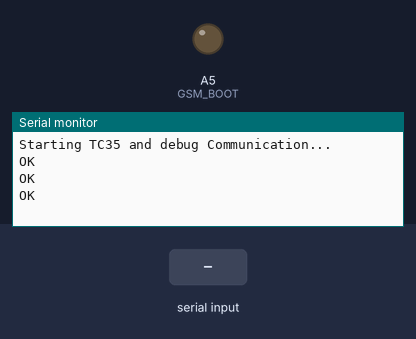
Bench run of a sketch on a simulated Arduino Uno, built with avr-gcc and run on an emulated ATmega328P. Parts: output pins drawn as LEDs (lit = HIGH), the last lines printed to the serial monitor. The inputs (shaded band) are chosen by the test bench. The modem accepts every AT command (registered, SIM ready, sends succeed) and sends nothing else.

Above: at 1.6 s.
1.7 s: "t" received over Serial
At 2.8 s:
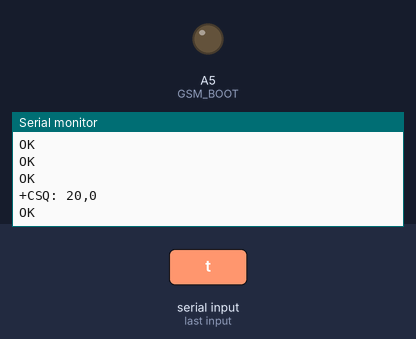
3.2 s: "t" received over the second serial link
At 4.2 s:
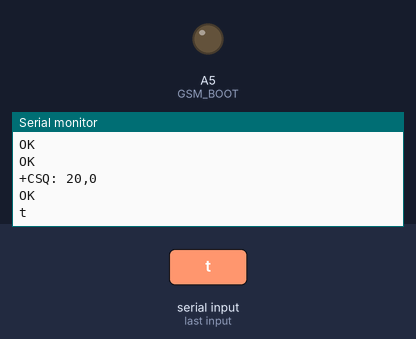
4.7 s: "s" received over Serial
At 6.9 s:
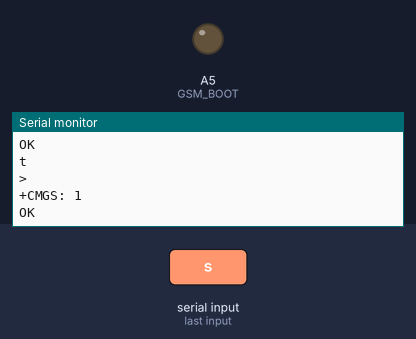
7.2 s: "p" received over the second serial link
At 8.4 s:
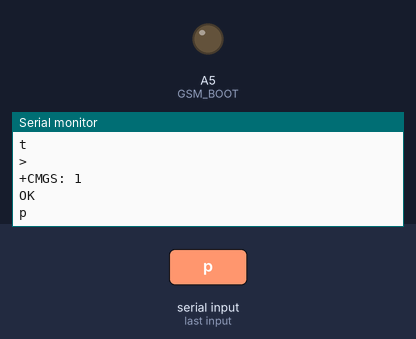
8.7 s: "g" received over the second serial link
At 9.6 s:
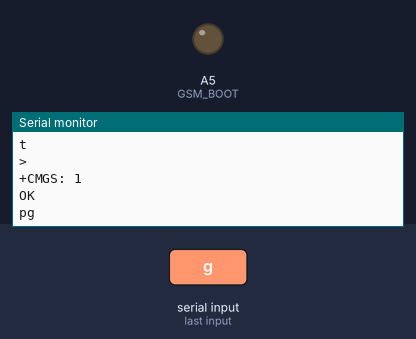

Measured:
- after the input at 1.7 s, the serial monitor: prints a new line at once (image 1)
- after the input at 3.2 s, the serial monitor: prints a new line at once (image 2)
- after the input at 4.7 s, the serial monitor: prints a new line after 1.0 s (image 3)
- after the input at 7.2 s, the serial monitor: prints a new line at once (image 4)
- after the input at 8.7 s, the serial monitor: prints a new line at once (image 5)

The sketch:

test_m590.ino
```cpp
#include <SoftwareSerial.h>

#define GSM_BOOT   A5

char gsm_char=0;
//word RING='RING';
//Stores character from the gsmSerial
//char arduino_char=0; //Stores character from the Serial

SoftwareSerial gsmSerial(3,4);  //Creates a software serial port. (rx,tx)
//int greenPin = 4;
//int yellowPin = 5;
//int incomnomber;

void setup()
{
  pinMode(GSM_BOOT, OUTPUT);
  digitalWrite(GSM_BOOT, LOW);
  delay(100);

  //Initialize serial ports for communication.
  Serial.begin(9600);
  gsmSerial.begin(9600);
  Serial.println("Starting TC35 and debug Communication...");
  gsmSerial.println("AT+CLIP=1");  //включаем АОН
 delay(100);
 gsmSerial.println("AT+CMGF=1");  //режим кодировки СМС - обычный (для англ.)
 delay(100);
 gsmSerial.println("AT+CSCS=\"GSM\"");  //режим кодировки текста
 delay(100);
}

void loop() {
  //If a character comes in from the cellular module...
  if(gsmSerial.available() > 0){
    gsm_char=gsmSerial.read();    //Store the char in gsm_char.
    Serial.print(gsm_char);  //Print it to debug serial
  }

  //Read serial input
  if(Serial.available() > 0){
    gsm_char=Serial.read();  //Store char in gsm_char (Not really from the gsm, just saving some memory)
    //Evaluate input.
    if(gsm_char=='t'){
      gsmSerial.print("AT+csq\r");  //Send test command
    }

    else if(gsm_char=='p'){
      gsmSerial.print("AT+CPIN=PINNUMBER\r");  //Enter pin, hardcoded
    } else if(gsm_char=='g'){
      gsmSerial.print("AT+CMGF=1\r"); //Set text mode.
    } else if(gsm_char=='s'){
      //Send sms!
      gsmSerial.print("AT+CMGS=+79026053421; \r"); //AT command to send SMS
      delay(500);
      gsmSerial.print("Hello"); //Print the message
      delay(500);
      // Отправляем Ctrl+Z, обозначая, что сообщение готово
    gsmSerial.println((char)26);
      //gsmSerial.print("\x1A"); //Send it ascii SUB
    }else if (gsm_char=='o'){
     gsmSerial.print("AT+CLCC\r");//AT опред.номера
     delay(100);
    }else if (gsm_char=='h'){
     gsmSerial.print("ATH\r");//AT положить трубку
     delay(100);
   }else if (gsm_char=='c'){
     gsmSerial.print("ATDT +79128016640; \r");//AT опред.номера
     delay(100);
     }else if (gsm_char=='q'){
     gsmSerial.print("AT+CCLK?; \r");//Запрос на время
     delay(100);
    }else if (gsm_char='\RING'){
                     //gsmSerial.print("AT+CLCC\r");//AT опред.номера
     delay(100);
    }
    }
    }
```
